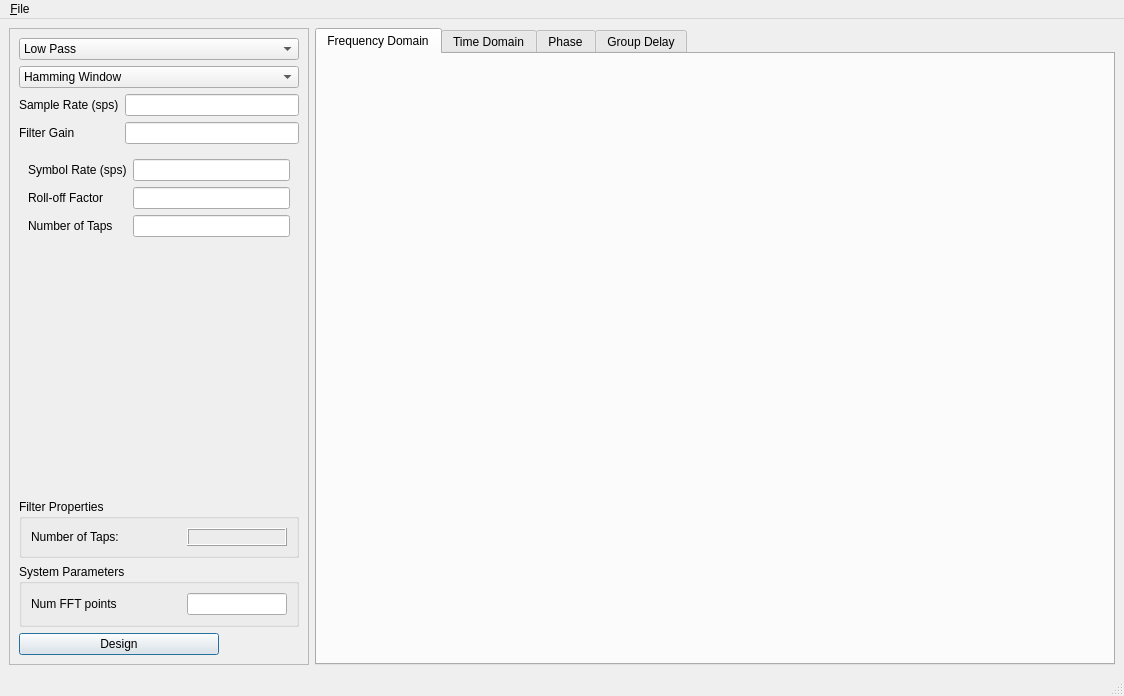
<?xml version="1.0" encoding="UTF-8"?>
<ui version="4.0">
 <class>MainWindow</class>
 <widget class="QMainWindow" name="MainWindow">
  <property name="geometry">
   <rect>
    <x>0</x>
    <y>0</y>
    <width>1124</width>
    <height>696</height>
   </rect>
  </property>
  <property name="windowTitle">
   <string>GNU Radio Filter Design Tool</string>
  </property>
  <widget class="QWidget" name="centralwidget">
   <layout class="QGridLayout" name="gridLayout">
    <item row="1" column="0">
     <widget class="QFrame" name="filterFrame">
      <property name="minimumSize">
       <size>
        <width>300</width>
        <height>0</height>
       </size>
      </property>
      <property name="maximumSize">
       <size>
        <width>300</width>
        <height>16777215</height>
       </size>
      </property>
      <property name="frameShape">
       <enum>QFrame::StyledPanel</enum>
      </property>
      <property name="frameShadow">
       <enum>QFrame::Raised</enum>
      </property>
      <layout class="QVBoxLayout" name="verticalLayout">
       <item>
        <widget class="QComboBox" name="filterTypeComboBox">
         <item>
          <property name="text">
           <string>Low Pass</string>
          </property>
         </item>
         <item>
          <property name="text">
           <string>Band Pass</string>
          </property>
         </item>
         <item>
          <property name="text">
           <string>Complex Band Pass</string>
          </property>
         </item>
         <item>
          <property name="text">
           <string>Band Notch</string>
          </property>
         </item>
         <item>
          <property name="text">
           <string>High Pass</string>
          </property>
         </item>
         <item>
          <property name="text">
           <string>Root Raised Cosine</string>
          </property>
         </item>
         <item>
          <property name="text">
           <string>Gaussian</string>
          </property>
         </item>
        </widget>
       </item>
       <item>
        <widget class="QComboBox" name="filterDesignTypeComboBox">
         <item>
          <property name="text">
           <string>Hamming Window</string>
          </property>
         </item>
         <item>
          <property name="text">
           <string>Hann Window</string>
          </property>
         </item>
         <item>
          <property name="text">
           <string>Blackman Window</string>
          </property>
         </item>
         <item>
          <property name="text">
           <string>Rectangular Window</string>
          </property>
         </item>
         <item>
          <property name="text">
           <string>Kaiser Window</string>
          </property>
         </item>
         <item>
          <property name="text">
           <string>Blackman-harris Window</string>
          </property>
         </item>
         <item>
          <property name="text">
           <string>Equiripple</string>
          </property>
         </item>
        </widget>
       </item>
       <item>
        <layout class="QFormLayout" name="globalParamsLayout">
         <property name="fieldGrowthPolicy">
          <enum>QFormLayout::AllNonFixedFieldsGrow</enum>
         </property>
         <item row="0" column="0">
          <widget class="QLabel" name="sampleRateLabel">
           <property name="maximumSize">
            <size>
             <width>16777215</width>
             <height>30</height>
            </size>
           </property>
           <property name="text">
            <string>Sample Rate (sps)</string>
           </property>
          </widget>
         </item>
         <item row="0" column="1">
          <widget class="QLineEdit" name="sampleRateEdit">
           <property name="maximumSize">
            <size>
             <width>16777215</width>
             <height>30</height>
            </size>
           </property>
          </widget>
         </item>
         <item row="1" column="0">
          <widget class="QLabel" name="filterGainLabel">
           <property name="text">
            <string>Filter Gain</string>
           </property>
          </widget>
         </item>
         <item row="1" column="1">
          <widget class="QLineEdit" name="filterGainEdit"/>
         </item>
        </layout>
       </item>
       <item>
        <widget class="QStackedWidget" name="filterTypeWidget">
         <property name="currentIndex">
          <number>5</number>
         </property>
         <widget class="QWidget" name="firlpfPage">
          <layout class="QFormLayout" name="formLayout">
           <item row="0" column="0">
            <widget class="QLabel" name="endofLpfPassBandLabel">
             <property name="text">
              <string>End of Pass Band (Hz)</string>
             </property>
            </widget>
           </item>
           <item row="0" column="1">
            <widget class="QLineEdit" name="endofLpfPassBandEdit"/>
           </item>
           <item row="1" column="0">
            <widget class="QLabel" name="startofLpfStopBandLabel">
             <property name="text">
              <string>Start of Stop Band (Hz)</string>
             </property>
            </widget>
           </item>
           <item row="1" column="1">
            <widget class="QLineEdit" name="startofLpfStopBandEdit"/>
           </item>
           <item row="2" column="0">
            <widget class="QLabel" name="lpfStopBandAttenLabel">
             <property name="text">
              <string>Stop Band Attenuation (dB)</string>
             </property>
            </widget>
           </item>
           <item row="2" column="1">
            <widget class="QLineEdit" name="lpfStopBandAttenEdit"/>
           </item>
           <item row="3" column="1">
            <widget class="QLineEdit" name="lpfPassBandRippleEdit"/>
           </item>
           <item row="3" column="0">
            <widget class="QLabel" name="lpfPassBandRippleLabel">
             <property name="text">
              <string>Pass Band Ripple (dB)</string>
             </property>
            </widget>
           </item>
          </layout>
         </widget>
         <widget class="QWidget" name="firbpfPage">
          <layout class="QFormLayout" name="formLayout_2">
           <item row="0" column="0">
            <widget class="QLabel" name="startofBpfPassBandLabel">
             <property name="text">
              <string>Start of Pass Band (Hz)</string>
             </property>
            </widget>
           </item>
           <item row="0" column="1">
            <widget class="QLineEdit" name="startofBpfPassBandEdit"/>
           </item>
           <item row="1" column="0">
            <widget class="QLabel" name="endofBpfPassBandLabel">
             <property name="text">
              <string>End of Pass Band (Hz)</string>
             </property>
            </widget>
           </item>
           <item row="1" column="1">
            <widget class="QLineEdit" name="endofBpfPassBandEdit"/>
           </item>
           <item row="3" column="1">
            <widget class="QLineEdit" name="bpfStopBandAttenEdit"/>
           </item>
           <item row="3" column="0">
            <widget class="QLabel" name="bpfStopBandAttenLabel">
             <property name="text">
              <string>Stop Band Attenuation (dB)</string>
             </property>
            </widget>
           </item>
           <item row="2" column="0">
            <widget class="QLabel" name="bpfTransitionLabel">
             <property name="text">
              <string>Transition Width (Hz)</string>
             </property>
            </widget>
           </item>
           <item row="2" column="1">
            <widget class="QLineEdit" name="bpfTransitionEdit"/>
           </item>
           <item row="4" column="1">
            <widget class="QLineEdit" name="bpfPassBandRippleEdit"/>
           </item>
           <item row="4" column="0">
            <widget class="QLabel" name="bpfPassBandRippleLabel">
             <property name="text">
              <string>Pass Band Ripple (dB)</string>
             </property>
            </widget>
           </item>
          </layout>
         </widget>
         <widget class="QWidget" name="firbnfPage">
          <layout class="QFormLayout" name="formLayout_5">
           <property name="fieldGrowthPolicy">
            <enum>QFormLayout::AllNonFixedFieldsGrow</enum>
           </property>
           <item row="0" column="0">
            <widget class="QLabel" name="startofBnfStopBandLabel">
             <property name="text">
              <string>Start of Stop Band (Hz)</string>
             </property>
            </widget>
           </item>
           <item row="0" column="1">
            <widget class="QLineEdit" name="startofBnfStopBandEdit"/>
           </item>
           <item row="1" column="0">
            <widget class="QLabel" name="endofBnfStopBandLabel">
             <property name="text">
              <string>End of Stop Band (Hz)</string>
             </property>
            </widget>
           </item>
           <item row="1" column="1">
            <widget class="QLineEdit" name="endofBnfStopBandEdit"/>
           </item>
           <item row="2" column="0">
            <widget class="QLabel" name="bnfTransitionLabel">
             <property name="text">
              <string>Transition Width (Hz)</string>
             </property>
            </widget>
           </item>
           <item row="2" column="1">
            <widget class="QLineEdit" name="bnfTransitionEdit"/>
           </item>
           <item row="3" column="0">
            <widget class="QLabel" name="bnfStopBandAttenLabel">
             <property name="text">
              <string>Stop Band Attenuation (dB)</string>
             </property>
            </widget>
           </item>
           <item row="3" column="1">
            <widget class="QLineEdit" name="bnfStopBandAttenEdit"/>
           </item>
           <item row="4" column="0">
            <widget class="QLabel" name="bnfPassBandRippleLabel">
             <property name="text">
              <string>Pass Band Ripple (dB)</string>
             </property>
            </widget>
           </item>
           <item row="4" column="1">
            <widget class="QLineEdit" name="bnfPassBandRippleEdit"/>
           </item>
          </layout>
         </widget>
         <widget class="QWidget" name="firhpfPage">
          <layout class="QFormLayout" name="formLayout_3">
           <property name="fieldGrowthPolicy">
            <enum>QFormLayout::AllNonFixedFieldsGrow</enum>
           </property>
           <item row="0" column="0">
            <widget class="QLabel" name="endofHpfStopBandLabel">
             <property name="text">
              <string>End of Stop Band (Hz)</string>
             </property>
            </widget>
           </item>
           <item row="0" column="1">
            <widget class="QLineEdit" name="endofHpfStopBandEdit"/>
           </item>
           <item row="1" column="0">
            <widget class="QLabel" name="startofHpfPassBandLabel">
             <property name="text">
              <string>Start of Pass Band (Hz)</string>
             </property>
            </widget>
           </item>
           <item row="1" column="1">
            <widget class="QLineEdit" name="startofHpfPassBandEdit"/>
           </item>
           <item row="2" column="0">
            <widget class="QLabel" name="hpfStopBandAttenLabel">
             <property name="text">
              <string>Stop Band Attenuation (dB)</string>
             </property>
            </widget>
           </item>
           <item row="2" column="1">
            <widget class="QLineEdit" name="hpfStopBandAttenEdit"/>
           </item>
           <item row="3" column="0">
            <widget class="QLabel" name="hpfPassBandRippleLabel">
             <property name="text">
              <string>Pass Band Ripple (dB)</string>
             </property>
            </widget>
           </item>
           <item row="3" column="1">
            <widget class="QLineEdit" name="hpfPassBandRippleEdit"/>
           </item>
          </layout>
         </widget>
         <widget class="QWidget" name="rrcPage">
          <layout class="QFormLayout" name="formLayout_6">
           <item row="0" column="0">
            <widget class="QLabel" name="rrcSymbolRateLabel">
             <property name="text">
              <string>Symbol Rate (sps)</string>
             </property>
            </widget>
           </item>
           <item row="1" column="0">
            <widget class="QLabel" name="rrcAlphaLabel">
             <property name="text">
              <string>Roll-off Factor</string>
             </property>
            </widget>
           </item>
           <item row="2" column="0">
            <widget class="QLabel" name="rrcNumTapsLabel">
             <property name="text">
              <string>Number of Taps</string>
             </property>
            </widget>
           </item>
           <item row="0" column="1">
            <widget class="QLineEdit" name="rrcSymbolRateEdit"/>
           </item>
           <item row="1" column="1">
            <widget class="QLineEdit" name="rrcAlphaEdit"/>
           </item>
           <item row="2" column="1">
            <widget class="QLineEdit" name="rrcNumTapsEdit"/>
           </item>
          </layout>
         </widget>
         <widget class="QWidget" name="gausPage">
          <layout class="QFormLayout" name="formLayout_7">
           <item row="0" column="0">
            <widget class="QLabel" name="gausSymbolRateLabel">
             <property name="text">
              <string>Symbol Rate (sps)</string>
             </property>
            </widget>
           </item>
           <item row="0" column="1">
            <widget class="QLineEdit" name="gausSymbolRateEdit"/>
           </item>
           <item row="1" column="0">
            <widget class="QLabel" name="gausBTLabel">
             <property name="text">
              <string>Roll-off Factor</string>
             </property>
            </widget>
           </item>
           <item row="1" column="1">
            <widget class="QLineEdit" name="gausBTEdit"/>
           </item>
           <item row="2" column="0">
            <widget class="QLabel" name="gausNumTapsLabel">
             <property name="text">
              <string>Number of Taps</string>
             </property>
            </widget>
           </item>
           <item row="2" column="1">
            <widget class="QLineEdit" name="gausNumTapsEdit"/>
           </item>
          </layout>
         </widget>
        </widget>
       </item>
       <item>
        <widget class="QGroupBox" name="filterPropsBox">
         <property name="title">
          <string>Filter Properties</string>
         </property>
         <layout class="QFormLayout" name="formLayout_8">
          <property name="fieldGrowthPolicy">
           <enum>QFormLayout::AllNonFixedFieldsGrow</enum>
          </property>
          <item row="1" column="0">
           <widget class="QLabel" name="nTapsLabel">
            <property name="minimumSize">
             <size>
              <width>150</width>
              <height>0</height>
             </size>
            </property>
            <property name="text">
             <string>Number of Taps:</string>
            </property>
           </widget>
          </item>
          <item row="1" column="1">
           <widget class="QLabel" name="nTapsEdit">
            <property name="maximumSize">
             <size>
              <width>100</width>
              <height>16777215</height>
             </size>
            </property>
            <property name="frameShape">
             <enum>QFrame::Box</enum>
            </property>
            <property name="frameShadow">
             <enum>QFrame::Raised</enum>
            </property>
            <property name="text">
             <string/>
            </property>
           </widget>
          </item>
         </layout>
        </widget>
       </item>
       <item>
        <widget class="QGroupBox" name="sysParamsBox">
         <property name="title">
          <string>System Parameters</string>
         </property>
         <layout class="QFormLayout" name="formLayout_4">
          <item row="1" column="1">
           <widget class="QLineEdit" name="nfftEdit"/>
          </item>
          <item row="1" column="0">
           <widget class="QLabel" name="nfftLabel">
            <property name="minimumSize">
             <size>
              <width>150</width>
              <height>0</height>
             </size>
            </property>
            <property name="text">
             <string>Num FFT points</string>
            </property>
           </widget>
          </item>
         </layout>
        </widget>
       </item>
       <item>
        <widget class="QPushButton" name="designButton">
         <property name="minimumSize">
          <size>
           <width>0</width>
           <height>0</height>
          </size>
         </property>
         <property name="maximumSize">
          <size>
           <width>200</width>
           <height>16777215</height>
          </size>
         </property>
         <property name="text">
          <string>Design</string>
         </property>
         <property name="autoDefault">
          <bool>true</bool>
         </property>
         <property name="default">
          <bool>true</bool>
         </property>
        </widget>
       </item>
      </layout>
     </widget>
    </item>
    <item row="1" column="1">
     <widget class="QTabWidget" name="tabGroup">
      <property name="minimumSize">
       <size>
        <width>800</width>
        <height>0</height>
       </size>
      </property>
      <property name="currentIndex">
       <number>0</number>
      </property>
      <widget class="QWidget" name="freqTab">
       <attribute name="title">
        <string>Frequency Domain</string>
       </attribute>
       <layout class="QHBoxLayout" name="horizontalLayout_2">
        <item>
         <widget class="QwtPlot" name="freqPlot"/>
        </item>
       </layout>
      </widget>
      <widget class="QWidget" name="timeTab">
       <attribute name="title">
        <string>Time Domain</string>
       </attribute>
       <layout class="QHBoxLayout" name="horizontalLayout">
        <item>
         <widget class="QwtPlot" name="timePlot"/>
        </item>
       </layout>
      </widget>
      <widget class="QWidget" name="phaseTab">
       <attribute name="title">
        <string>Phase</string>
       </attribute>
       <layout class="QHBoxLayout" name="horizontalLayout_3">
        <item>
         <widget class="QwtPlot" name="phasePlot"/>
        </item>
       </layout>
      </widget>
      <widget class="QWidget" name="groupTab">
       <attribute name="title">
        <string>Group Delay</string>
       </attribute>
       <layout class="QHBoxLayout" name="horizontalLayout_4">
        <item>
         <widget class="QwtPlot" name="groupPlot"/>
        </item>
       </layout>
      </widget>
     </widget>
    </item>
   </layout>
  </widget>
  <widget class="QMenuBar" name="menubar">
   <property name="geometry">
    <rect>
     <x>0</x>
     <y>0</y>
     <width>1124</width>
     <height>27</height>
    </rect>
   </property>
   <widget class="QMenu" name="menu_File">
    <property name="title">
     <string>&amp;File</string>
    </property>
    <addaction name="action_open"/>
    <addaction name="action_save"/>
    <addaction name="action_exit"/>
   </widget>
   <addaction name="menu_File"/>
  </widget>
  <widget class="QStatusBar" name="statusbar"/>
  <action name="action_exit">
   <property name="text">
    <string>E&amp;xit</string>
   </property>
  </action>
  <action name="action_save">
   <property name="text">
    <string>&amp;Save</string>
   </property>
   <property name="shortcut">
    <string>Ctrl+S</string>
   </property>
  </action>
  <action name="action_open">
   <property name="text">
    <string>&amp;Open</string>
   </property>
   <property name="shortcut">
    <string>Ctrl+O</string>
   </property>
  </action>
 </widget>
 <customwidgets>
  <customwidget>
   <class>QwtPlot</class>
   <extends>QFrame</extends>
   <header>qwt_plot.h</header>
  </customwidget>
 </customwidgets>
 <tabstops>
  <tabstop>filterTypeComboBox</tabstop>
  <tabstop>filterDesignTypeComboBox</tabstop>
  <tabstop>sampleRateEdit</tabstop>
  <tabstop>filterGainEdit</tabstop>
  <tabstop>endofLpfPassBandEdit</tabstop>
  <tabstop>startofLpfStopBandEdit</tabstop>
  <tabstop>lpfStopBandAttenEdit</tabstop>
  <tabstop>lpfPassBandRippleEdit</tabstop>
  <tabstop>startofBpfPassBandEdit</tabstop>
  <tabstop>endofBpfPassBandEdit</tabstop>
  <tabstop>bpfTransitionEdit</tabstop>
  <tabstop>bpfStopBandAttenEdit</tabstop>
  <tabstop>bpfPassBandRippleEdit</tabstop>
  <tabstop>startofBnfStopBandEdit</tabstop>
  <tabstop>endofBnfStopBandEdit</tabstop>
  <tabstop>bnfTransitionEdit</tabstop>
  <tabstop>bnfStopBandAttenEdit</tabstop>
  <tabstop>bnfPassBandRippleEdit</tabstop>
  <tabstop>endofHpfStopBandEdit</tabstop>
  <tabstop>startofHpfPassBandEdit</tabstop>
  <tabstop>hpfStopBandAttenEdit</tabstop>
  <tabstop>hpfPassBandRippleEdit</tabstop>
  <tabstop>rrcSymbolRateEdit</tabstop>
  <tabstop>rrcAlphaEdit</tabstop>
  <tabstop>rrcNumTapsEdit</tabstop>
  <tabstop>gausSymbolRateEdit</tabstop>
  <tabstop>gausBTEdit</tabstop>
  <tabstop>gausNumTapsEdit</tabstop>
  <tabstop>nfftEdit</tabstop>
  <tabstop>designButton</tabstop>
  <tabstop>tabGroup</tabstop>
 </tabstops>
 <resources/>
 <connections>
  <connection>
   <sender>action_exit</sender>
   <signal>activated()</signal>
   <receiver>MainWindow</receiver>
   <slot>close()</slot>
   <hints>
    <hint type="sourcelabel">
     <x>-1</x>
     <y>-1</y>
    </hint>
    <hint type="destinationlabel">
     <x>399</x>
     <y>347</y>
    </hint>
   </hints>
  </connection>
 </connections>
</ui>
